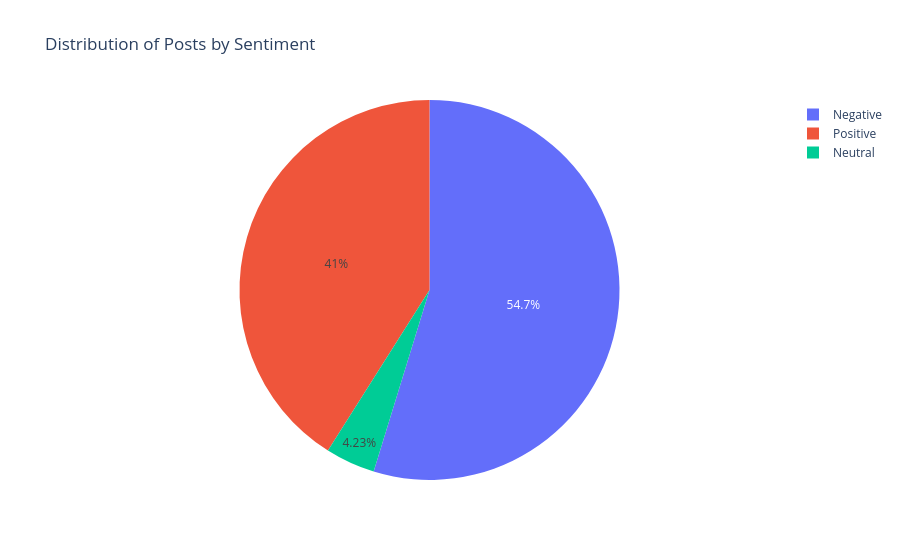

Notebook cell for this chart:
### Markdown cell above
## Sentiment Distribution

### Code cell
px.pie(df_posts, names='sentiment', title='Distribution of Posts by Sentiment')

### Figure 1 — Plotly figure (JSON) as saved in the notebook; plotly's stock layout.template omitted (floating-point values rounded to 4 significant figures; data arrays with more than 128 entries replaced by an {"elided": "..."} marker saying what was removed)
{"data": [{"domain": {"x": [0, 1], "y": [0, 1]}, "hovertemplate": "sentiment=%{label}<extra></extra>", "labels": {"elided": "11949 str values"}, "legendgroup": "", "name": "", "showlegend": true, "type": "pie"}], "layout": {"legend": {"tracegroupgap": 0}, "title": {"text": "Distribution of Posts by Sentiment"}}}
